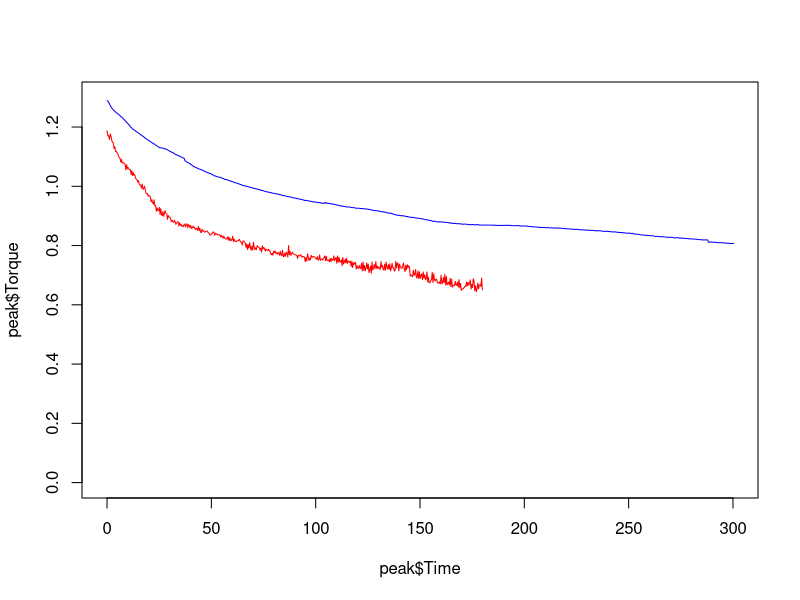

This figure's R source: (Note: a time limit stopped this script after it produced the figure.)
#!/usr/bin/env Rscript

peak <- read.csv("peak-power.csv", header = TRUE)
stall <- read.csv("stall-6v.csv", header = TRUE)

x11()

peak$Torque = (9.5488 * peak$Power) / 2670

plot(peak$Time,
     peak$Torque,
     col="red",
     type="l",
     ylim=c(0, 1.3),
     xlim=c(0, 300))
points(stall$Time,
       stall$Torque,
       col="blue",
       type="l")

Sys.sleep(1000)

# Do both draw the same current? We could plot this.
